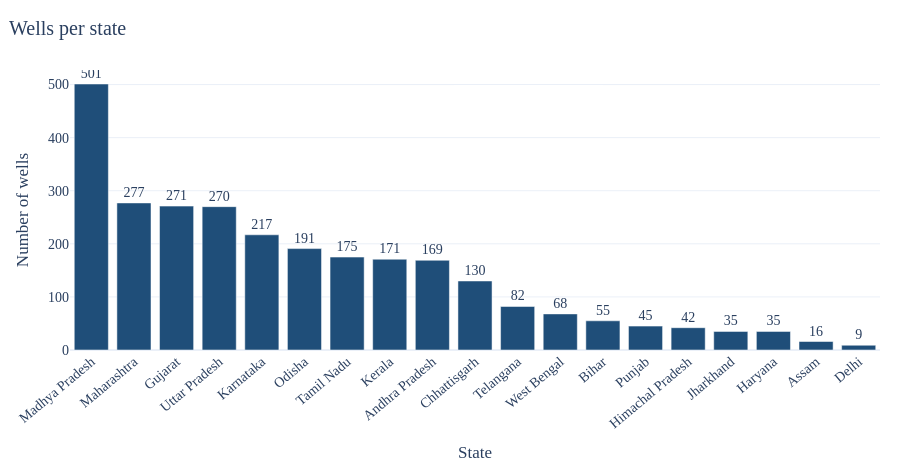

The cell this chart's notebook holds for it:
### Markdown cell above
## 1 · Dataset (slide: Dataset)
Groundwater depth from the CGWB network (Figshare, Kuruva et al. 2025), **2,759 wells in 19 states**, four rounds a year (January, May, August, November), 2000 to 2022; **CHIRPS v3** monthly rainfall at each well; static well metadata. This is the *multimodal* input: time series + gridded rainfall + well attributes.

### Code cell
cols = ["well_id", "state", "district", "season", "year", "month", "date", "period_label", "station_name", "gwl_m_bgl", "rain_1m_mm",
        "baseline_mean_m", "baseline_std_m", "anomaly_z", "anomaly_z_capped", "stress_category", "stress_tadj", "stress_roll10"]
m = pd.read_parquet(ROOT / "processed" / "gw_features_by_state", columns=cols)
m["state"] = m.state.astype(str)
kpi = pd.DataFrame({"Item": ["Well-round rows (2,759 wells x 92 rounds)", "Wells", "States / districts", "Rounds per year x years", "Rows with a reading", "Missing readings",
                             "Rows with a rainfall value (CHIRPS, month before the round)"],
                    "Value": [f"{len(m):,}", f"{m.well_id.nunique():,}", f"{m.state.nunique()} / {m.district.nunique()}", "4 x 23 (2000-2022)", f"{int(m.gwl_m_bgl.notna().sum()):,}",
                              f"{100 * m.gwl_m_bgl.isna().mean():.2f}%", f"{int(m.rain_1m_mm.notna().sum()):,}"]})
display(kpi)
wells = m.drop_duplicates("well_id").groupby("state").size().sort_values(ascending=False)
fig = go.Figure(go.Bar(x=wells.index, y=wells.values, marker_color=PAL["A"], text=wells.values, textposition="outside"))
show(fig, "Wells per state", "State", "Number of wells", h=470, xaxis_tickangle=-40)
check("table has 253,828 rows and 2,759 wells", len(m) == 253828 and m.well_id.nunique() == 2759)

### Figure 1 — Plotly figure (JSON) as saved in the notebook; plotly's stock layout.template omitted (floating-point values rounded to 4 significant figures)
{"data": [{"marker": {"color": "#1F4E79"}, "text": [501.0, 277.0, 271.0, 270.0, 217.0, 191.0, 175.0, 171.0, 169.0, 130.0, 82.0, 68.0, 55.0, 45.0, 42.0, 35.0, 35.0, 16.0, 9.0], "textposition": "outside", "type": "bar", "x": ["Madhya Pradesh", "Maharashtra", "Gujarat", "Uttar Pradesh", "Karnataka", "Odisha", "Tamil Nadu", "Kerala", "Andhra Pradesh", "Chhattisgarh", "Telangana", "West Bengal", "Bihar", "Punjab", "Himachal Pradesh", "Jharkhand", "Haryana", "Assam", "Delhi"], "y": [501, 277, 271, 270, 217, 191, 175, 171, 169, 130, 82, 68, 55, 45, 42, 35, 35, 16, 9]}], "layout": {"font": {"family": "Times New Roman", "size": 14}, "height": 470, "legend": {"orientation": "h", "y": -0.3}, "margin": {"b": 70, "l": 70, "r": 20, "t": 70}, "title": {"text": "Wells per state", "x": 0.01}, "xaxis": {"tickangle": -40, "title": {"text": "State"}}, "yaxis": {"title": {"text": "Number of wells"}}}}
